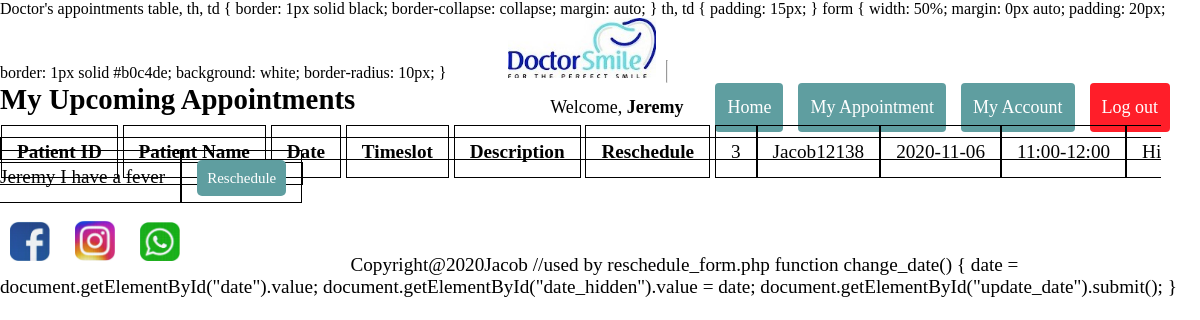
/doctor_appointment.php (signed in), run on the app's committed database.
### tables this page shows
CREATE TABLE IF NOT EXISTS `appointments` (
  `appointment_id` int(11) NOT NULL AUTO_INCREMENT,
  `patient_id` int(11) NOT NULL,
  `doctor_id` int(11) NOT NULL,
  `appointment_date` date NOT NULL,
  `timeslot` varchar(20) NOT NULL,
  `description` text,
  PRIMARY KEY (`appointment_id`),
  KEY `doctor_id` (`doctor_id`),
  KEY `patient_id` (`patient_id`),
  KEY `appointment_date` (`appointment_date`)
);

CREATE TABLE IF NOT EXISTS `users` (
  `id` int(11) NOT NULL AUTO_INCREMENT,
  `username` varchar(255) NOT NULL,
  `email` varchar(255) NOT NULL,
  `password` varchar(255) NOT NULL,
  `type` varchar(20) DEFAULT 'patient',
  `address` varchar(255) DEFAULT NULL,
  `phone` varchar(22) DEFAULT NULL,
  `gender` varchar(8) NOT NULL DEFAULT 'Male',
  `profile_image` varchar(1) NOT NULL DEFAULT '0',
  PRIMARY KEY (`id`)
);

### doctor_appointment.php (the view, shortened to what this page needs)
<!DOCTYPE html>
<html lang="en">
<head>
    <link rel="stylesheet" type="text/css" href="basic.css">
</head>
<body>
    <?php
    include('server.php');
    include('header.php');
    ?>
    <h2 style="text-align: center;">My Upcoming Appointments</h2>
    <br>
    <br>
    <table>
        <tr>
            <th>Patient ID</th>
            <th>Patient Name</th>
            <th>Date</th>
            <th>Timeslot</th>
            <th style='width:50%'>Description</th>
            <th>Reschedule</th>
        </tr>
        <?php
        $user_id = $_SESSION["id"];
        $query = "SELECT users.id, users.username, appointments.appointment_id, appointments.appointment_date, appointments.timeslot, appointments.description
        FROM appointments
        INNER JOIN users ON appointments.patient_id=users.id WHERE appointments.doctor_id = {$user_id} ORDER BY appointment_date;";
        $result = mysqli_query($db, $query);
        while ($row = mysqli_fetch_array($result)) {
            echo "<tr><td>" . $row['id'] . "</td><td>" . $row['username'] . "</td><td>" . $row['appointment_date'] . "</td><td>" . $row['timeslot'] . "</td><td>" . $row['description'] . "</td><td><a onclick=\"return confirm('Are you sure to reschedule?')\" href='doctor_appointment.php?reschedule={$row['appointment_id']}' class='btn' style='background-color: #5f9ea0; text-decoration: none;'>Reschedule</a></td></tr>";
        }
        ?>
    </table>
</body>
<?php include('footer.php'); ?>
<script>
    //used by reschedule_form.php
    function change_date() {
        date = document.getElementById("date").value;
        document.getElementById("date_hidden").value = date;
        document.getElementById("update_date").submit();
    }
</script>
</html>

### basic.css (style rules this page uses)
* { display: inline; }
body { font-size: 120%; }
.btn { padding: 10px; font-size: 15px; color: white; background: #5f9ea0; border: none; border-radius: 5px; text-decoration: none; }

### doctor_appointment.php (style rules this page uses)
table, th, td { border: 1px solid black; border-collapse: collapse; margin: auto; }
th, td { padding: 15px; }

### data on the page
appointments: users.id "3", users.username "Jacob12138", appointment_date "2020-11-06", timeslot "11:00-12:00", description "Hi Jeremy I have a fever"

### other printed values
$_SESSION['username'] "Jeremy"
